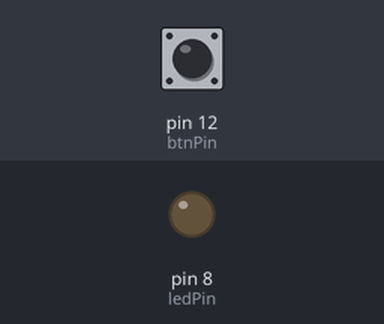
This sketch was run on a simulated Arduino Uno, built with avr-gcc and run on an emulated ATmega328P. On the bench: output pins drawn as LEDs (lit = HIGH). The test bench sets the inputs (shaded band); at power-on: pin 12 (btnPin) LOW.

Above: at 1.2 s.
1.3 s: pin 12 (btnPin) pulled HIGH for 0.15 s
At 1.8 s:
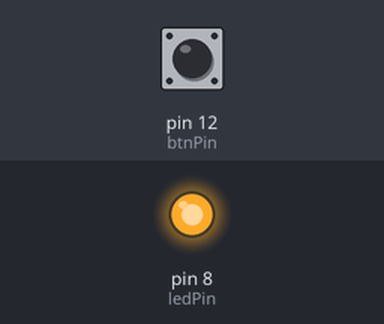
2.9 s: pin 12 (btnPin) pulled HIGH for 1 s
At 4.2 s:
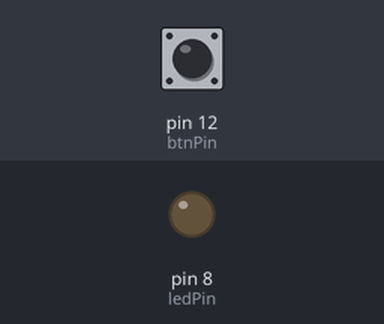
5.4 s: pin 12 (btnPin) pulled HIGH for 3.2 s
At 6.1 s:
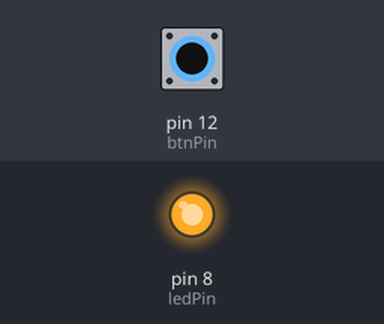
Timing chart, 0 to 8.4 s (numbered marks = the images above; inputs shaded):
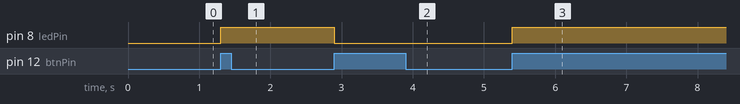

The sketch:

arduino_tutorial_28.ino
```cpp
/*
 * Tutorial 28 using push buttons as toggle switch
 * https://youtu.be/aMato4olzi8
 */
const int dt = 500; // delaytime
const int boadRate = 9600;

const int btnPin = 12;
const int ledPin = 8;
int ledState = 0; // Always start led off
int btnPrevState = 1; // Initial state is always 1 with the pull up button resistor
int btnPresState;

void setup() {
  // put your setup code here, to run once:
  Serial.begin(boadRate);
  pinMode(ledPin, OUTPUT);
  pinMode(btnPin, INPUT);
}

void loop() {
  // put your main code here, to run repeatedly:
  btnPresState = digitalRead(btnPin);
  if (btnPrevState == 0 && btnPresState == 1) {
    ledState = !ledState;
  }
  btnPrevState = btnPresState;
  digitalWrite(ledPin, ledState);
}
```

Measured:
- after the input at 1.3 s, pin 8 (ledPin): LOW → HIGH at once
- after the input at 2.9 s, pin 8 (ledPin): HIGH → LOW at once
- after the input at 5.4 s, pin 8 (ledPin): LOW → HIGH at once
